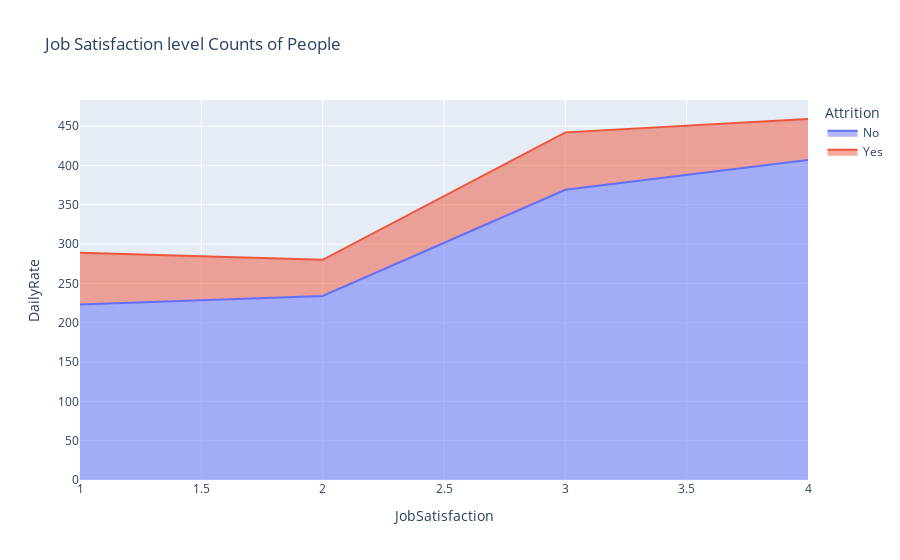

Write notebook code for a chart like this one.
### Markdown cell above
# How does self Job Satisfaction impact the Attrition?

### Code cell
jsats_attrition=data.groupby(['JobSatisfaction','Attrition']).count()['DailyRate'].reset_index()
px.area(jsats_attrition,x='JobSatisfaction',y='DailyRate',color='Attrition',title='Job Satisfaction level Counts of People')

### Figure 1 — Plotly figure (JSON) as saved in the notebook; plotly's stock layout.template omitted (floating-point values rounded to 4 significant figures)
{"data": [{"fillpattern": {"shape": ""}, "hovertemplate": "Attrition=No<br>JobSatisfaction=%{x}<br>DailyRate=%{y}<extra></extra>", "legendgroup": "No", "line": {"color": "#636efa"}, "marker": {"symbol": "circle"}, "mode": "lines", "name": "No", "orientation": "v", "showlegend": true, "stackgroup": "1", "type": "scatter", "x": [1, 2, 3, 4], "xaxis": "x", "y": [223, 234, 369, 407], "yaxis": "y"}, {"fillpattern": {"shape": ""}, "hovertemplate": "Attrition=Yes<br>JobSatisfaction=%{x}<br>DailyRate=%{y}<extra></extra>", "legendgroup": "Yes", "line": {"color": "#EF553B"}, "marker": {"symbol": "circle"}, "mode": "lines", "name": "Yes", "orientation": "v", "showlegend": true, "stackgroup": "1", "type": "scatter", "x": [1, 2, 3, 4], "xaxis": "x", "y": [66, 46, 73, 52], "yaxis": "y"}], "layout": {"legend": {"title": {"text": "Attrition"}, "tracegroupgap": 0}, "title": {"text": "Job Satisfaction level Counts of People"}, "xaxis": {"anchor": "y", "domain": [0, 1], "title": {"text": "JobSatisfaction"}}, "yaxis": {"anchor": "x", "domain": [0, 1], "title": {"text": "DailyRate"}}}}
